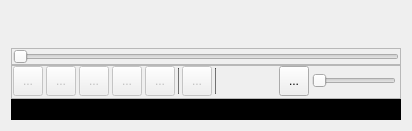
  <widget class="QWidget" name="centralwidget">
   <layout class="QVBoxLayout" name="verticalLayout">
    <property name="spacing">
     <number>0</number>
    </property>
    <item>
     <layout class="QHBoxLayout" name="horizontalLayout">
      <item>
       <spacer name="verticalSpacer">
        <property name="orientation">
         <enum>Qt::Vertical</enum>
        </property>
        <property name="sizeHint" stdset="0">
         <size>
          <width>0</width>
          <height>37</height>
         </size>
        </property>
       </spacer>
      </item>
     </layout>
    </item>
    <item>
     <widget class="QFrame" name="frame_3">
      <property name="frameShape">
       <enum>QFrame::StyledPanel</enum>
      </property>
      <property name="frameShadow">
       <enum>QFrame::Raised</enum>
      </property>
      <layout class="QHBoxLayout" name="horizontalLayout_2">
       <property name="spacing">
        <number>0</number>
       </property>
       <property name="leftMargin">
        <number>0</number>
       </property>
       <property name="topMargin">
        <number>0</number>
       </property>
       <property name="rightMargin">
        <number>0</number>
       </property>
       <property name="bottomMargin">
        <number>0</number>
       </property>
       <item>
        <layout class="QHBoxLayout" name="horizontalLayout_5">
         <property name="spacing">
          <number>0</number>
         </property>
         <property name="leftMargin">
          <number>1</number>
         </property>
         <property name="topMargin">
          <number>0</number>
         </property>
         <property name="rightMargin">
          <number>1</number>
         </property>
         <property name="bottomMargin">
          <number>0</number>
         </property>
         <item>
          <widget class="QSlider" name="horizontalSlider">
           <property name="enabled">
            <bool>false</bool>
           </property>
           <property name="cursor">
            <cursorShape>PointingHandCursor</cursorShape>
           </property>
           <property name="mouseTracking">
            <bool>false</bool>
           </property>
           <property name="styleSheet">
            <string notr="true"/>
           </property>
           <property name="pageStep">
            <number>1</number>
           </property>
           <property name="orientation">
            <enum>Qt::Horizontal</enum>
           </property>
          </widget>
         </item>
        </layout>
       </item>
      </layout>
     </widget>
    </item>
    <item>
     <widget class="QFrame" name="frame">
      <property name="frameShape">
       <enum>QFrame::StyledPanel</enum>
      </property>
      <property name="frameShadow">
       <enum>QFrame::Raised</enum>
      </property>
      <layout class="QVBoxLayout" name="verticalLayout_3">
       <property name="spacing">
        <number>3</number>
       </property>
       <property name="leftMargin">
        <number>0</number>
       </property>
       <property name="topMargin">
        <number>0</number>
       </property>
       <property name="rightMargin">
        <number>0</number>
       </property>
       <property name="bottomMargin">
        <number>0</number>
       </property>
       <item>
        <layout class="QHBoxLayout" name="horizontalLayout_3">
         <property name="leftMargin">
          <number>1</number>
         </property>
         <property name="topMargin">
          <number>0</number>
         </property>
         <property name="rightMargin">
          <number>4</number>
         </property>
         <property name="bottomMargin">
          <number>2</number>
         </property>
         <item>
          <widget class="QToolButton" name="toolButton_5">
           <property name="enabled">
            <bool>false</bool>
           </property>
           <property name="minimumSize">
            <size>
             <width>30</width>
             <height>25</height>
            </size>
           </property>
           <property name="maximumSize">
            <size>
             <width>30</width>
             <height>30</height>
            </size>
           </property>
           <property name="cursor">
            <cursorShape>PointingHandCursor</cursorShape>
           </property>
           <property name="toolTip">
            <string>Replay</string>
           </property>
           <property name="text">
            <string>...</string>
           </property>
           <property name="icon">
            <iconset>
             <normaloff>../../../../resources/icons/dark_icons/replay_10_white_24dp.svg</normaloff>
             <disabledoff>../../../../resources/icons/disabled_icons/replay_10_white_24dp.svg</disabledoff>../../../../resources/icons/dark_icons/replay_10_white_24dp.svg</iconset>
           </property>
           <property name="iconSize">
            <size>
             <width>32</width>
             <height>32</height>
            </size>
           </property>
          </widget>
         </item>
         <item>
          <widget class="QToolButton" name="toolButton">
           <property name="enabled">
            <bool>false</bool>
           </property>
           <property name="minimumSize">
            <size>
             <width>30</width>
             <height>30</height>
            </size>
           </property>
           <property name="maximumSize">
            <size>
             <width>30</width>
             <height>30</height>
            </size>
           </property>
           <property name="cursor">
            <cursorShape>PointingHandCursor</cursorShape>
           </property>
           <property name="toolTip">
            <string>Previous</string>
           </property>
           <property name="text">
            <string>...</string>
           </property>
           <property name="icon">
            <iconset>
             <normaloff>../../../../resources/icons/dark_icons/skip_previous_white_24dp.svg</normaloff>
             <disabledoff>../../../../resources/icons/disabled_icons/skip_previous_white_24dp.svg</disabledoff>../../../../resources/icons/dark_icons/skip_previous_white_24dp.svg</iconset>
           </property>
           <property name="iconSize">
            <size>
             <width>32</width>
             <height>32</height>
            </size>
           </property>
          </widget>
         </item>
         <item>
          <widget class="QToolButton" name="toolButton_2">
           <property name="enabled">
            <bool>false</bool>
           </property>
           <property name="minimumSize">
            <size>
             <width>30</width>
             <height>30</height>
            </size>
           </property>
           <property name="maximumSize">
            <size>
             <width>30</width>
             <height>30</height>
            </size>
           </property>
           <property name="cursor">
            <cursorShape>PointingHandCursor</cursorShape>
           </property>
           <property name="toolTip">
            <string>Play/Pause</string>
           </property>
           <property name="text">
            <string>...</string>
           </property>
           <property name="icon">
            <iconset>
             <normaloff>../../../../resources/icons/dark_icons/pause_white_24dp.svg</normaloff>
             <normalon>../../../../resources/icons/dark_icons/play_arrow_white_24dp.svg</normalon>
             <disabledoff>../../../../resources/icons/disabled_icons/pause_white_24dp.svg</disabledoff>
             <disabledon>../../../../resources/icons/disabled_icons/play_arrow_white_24dp.svg</disabledon>../../../../resources/icons/dark_icons/pause_white_24dp.svg</iconset>
           </property>
           <property name="iconSize">
            <size>
             <width>32</width>
             <height>32</height>
            </size>
           </property>
           <property name="checkable">
            <bool>true</bool>
           </property>
           <property name="checked">
            <bool>false</bool>
           </property>
          </widget>
         </item>
         <item>
          <widget class="QToolButton" name="toolButton_3">
           <property name="enabled">
            <bool>false</bool>
           </property>
           <property name="minimumSize">
            <size>
             <width>30</width>
             <height>30</height>
            </size>
           </property>
           <property name="maximumSize">
            <size>
             <width>30</width>
             <height>30</height>
            </size>
           </property>
           <property name="cursor">
            <cursorShape>PointingHandCursor</cursorShape>
           </property>
           <property name="toolTip">
            <string>Next</string>
           </property>
           <property name="text">
            <string>...</string>
           </property>
           <property name="icon">
            <iconset>
             <normaloff>../../../../resources/icons/dark_icons/skip_next_white_24dp.svg</normaloff>
             <disabledoff>../../../../resources/icons/disabled_icons/skip_next_white_24dp.svg</disabledoff>../../../../resources/icons/dark_icons/skip_next_white_24dp.svg</iconset>
           </property>
           <property name="iconSize">
            <size>
             <width>32</width>
             <height>32</height>
            </size>
           </property>
          </widget>
         </item>
         <item>
          <widget class="QToolButton" name="toolButton_6">
           <property name="enabled">
            <bool>false</bool>
           </property>
           <property name="minimumSize">
            <size>
             <width>30</width>
             <height>30</height>
            </size>
           </property>
           <property name="maximumSize">
            <size>
             <width>30</width>
             <height>30</height>
            </size>
           </property>
           <property name="cursor">
            <cursorShape>PointingHandCursor</cursorShape>
           </property>
           <property name="toolTip">
            <string>Forward</string>
           </property>
           <property name="text">
            <string>...</string>
           </property>
           <property name="icon">
            <iconset>
             <normaloff>../../../../resources/icons/dark_icons/forward_10_white_24dp.svg</normaloff>
             <disabledoff>../../../../resources/icons/disabled_icons/forward_10_white_24dp.svg</disabledoff>../../../../resources/icons/dark_icons/forward_10_white_24dp.svg</iconset>
           </property>
           <property name="iconSize">
            <size>
             <width>32</width>
             <height>32</height>
            </size>
           </property>
          </widget>
         </item>
         <item>
          <widget class="Line" name="line_2">
           <property name="sizePolicy">
            <sizepolicy hsizetype="Fixed" vsizetype="Fixed">
             <horstretch>0</horstretch>
             <verstretch>0</verstretch>
            </sizepolicy>
           </property>
           <property name="minimumSize">
            <size>
             <width>1</width>
             <height>26</height>
            </size>
           </property>
           <property name="maximumSize">
            <size>
             <width>1</width>
             <height>26</height>
            </size>
           </property>
           <property name="styleSheet">
            <string notr="true">background-color: rgb(99,99,99); padding-left: 3px; padding-right: 3px;</string>
           </property>
           <property name="orientation">
            <enum>Qt::Vertical</enum>
           </property>
          </widget>
         </item>
         <item>
          <widget class="QToolButton" name="toolButton_9">
           <property name="enabled">
            <bool>false</bool>
           </property>
           <property name="sizePolicy">
            <sizepolicy hsizetype="Fixed" vsizetype="Fixed">
             <horstretch>0</horstretch>
             <verstretch>1</verstretch>
            </sizepolicy>
           </property>
           <property name="minimumSize">
            <size>
             <width>30</width>
             <height>30</height>
            </size>
           </property>
           <property name="maximumSize">
            <size>
             <width>30</width>
             <height>30</height>
            </size>
           </property>
           <property name="cursor">
            <cursorShape>PointingHandCursor</cursorShape>
           </property>
           <property name="toolTip">
            <string>Stop</string>
           </property>
           <property name="text">
            <string>...</string>
           </property>
           <property name="icon">
            <iconset>
             <normaloff>../../../../resources/icons/dark_icons/stop_white_24dp.svg</normaloff>
             <disabledoff>../../../../resources/icons/disabled_icons/stop_white_24dp.svg</disabledoff>../../../../resources/icons/dark_icons/stop_white_24dp.svg</iconset>
           </property>
           <property name="iconSize">
            <size>
             <width>32</width>
             <height>32</height>
            </size>
           </property>
           <property name="checkable">
            <bool>false</bool>
           </property>
          </widget>
         </item>
         <item>
          <widget class="Line" name="line">
           <property name="minimumSize">
            <size>
             <width>1</width>
             <height>26</height>
            </size>
           </property>
           <property name="maximumSize">
            <size>
             <width>1</width>
             <height>26</height>
            </size>
           </property>
           <property name="styleSheet">
            <string notr="true">background-color: rgb(99,99,99); padding-left: 3px; padding-right: 3px;</string>
           </property>
           <property name="orientation">
            <enum>Qt::Vertical</enum>
           </property>
          </widget>
         </item>
         <item>
          <spacer name="horizontalSpacer">
           <property name="orientation">
            <enum>Qt::Horizontal</enum>
           </property>
           <property name="sizeType">
            <enum>QSizePolicy::MinimumExpanding</enum>
           </property>
           <property name="sizeHint" stdset="0">
            <size>
             <width>30</width>
             <height>20</height>
            </size>
           </property>
          </spacer>
         </item>
         <item>
          <widget class="QToolButton" name="toolButton_4">
           <property name="minimumSize">
            <size>
             <width>30</width>
             <height>30</height>
            </size>
           </property>
           <property name="maximumSize">
            <size>
             <width>30</width>
             <height>30</height>
            </size>
           </property>
           <property name="cursor">
            <cursorShape>PointingHandCursor</cursorShape>
           </property>
           <property name="toolTip">
            <string>Mute/Unmute</string>
           </property>
           <property name="text">
            <string>...</string>
           </property>
           <property name="icon">
            <iconset>
             <normaloff>../../../../resources/icons/dark_icons/volume_up_white_24dp.svg</normaloff>
             <normalon>../../../../resources/icons/dark_icons/volume_off_white_24dp.svg</normalon>../../../../resources/icons/dark_icons/volume_up_white_24dp.svg</iconset>
           </property>
           <property name="iconSize">
            <size>
             <width>24</width>
             <height>24</height>
            </size>
           </property>
           <property name="checkable">
            <bool>true</bool>
           </property>
          </widget>
         </item>
         <item>
          <widget class="QSlider" name="horizontalSlider_2">
           <property name="sizePolicy">
            <sizepolicy hsizetype="Fixed" vsizetype="Fixed">
             <horstretch>0</horstretch>
             <verstretch>0</verstretch>
            </sizepolicy>
           </property>
           <property name="maximumSize">
            <size>
             <width>16777215</width>
             <height>16777215</height>
            </size>
           </property>
           <property name="cursor">
            <cursorShape>PointingHandCursor</cursorShape>
           </property>
           <property name="toolTip">
            <string>Volume</string>
           </property>
           <property name="styleSheet">
            <string notr="true"/>
           </property>
           <property name="maximum">
            <number>100</number>
           </property>
           <property name="orientation">
            <enum>Qt::Horizontal</enum>
           </property>
          </widget>
         </item>
        </layout>
       </item>
      </layout>
     </widget>
    </item>
    <item>
     <widget class="QFrame" name="frame_2">
      <property name="styleSheet">
       <string notr="true">background-color: rgb(0,0,0);
color: white;</string>
      </property>
      <property name="frameShape">
       <enum>QFrame::StyledPanel</enum>
      </property>
      <property name="frameShadow">
       <enum>QFrame::Raised</enum>
      </property>
      <layout class="QHBoxLayout" name="horizontalLayout_4">
       <property name="spacing">
        <number>0</number>
       </property>
       <property name="leftMargin">
        <number>3</number>
       </property>
       <property name="topMargin">
        <number>2</number>
       </property>
       <property name="rightMargin">
        <number>3</number>
       </property>
       <property name="bottomMargin">
        <number>3</number>
       </property>
       <item>
        <widget class="QLabel" name="label">
         <property name="text">
          <string/>
         </property>
        </widget>
       </item>
       <item>
        <spacer name="horizontalSpacer_2">
         <property name="orientation">
          <enum>Qt::Horizontal</enum>
         </property>
         <property name="sizeHint" stdset="0">
          <size>
           <width>354</width>
           <height>7</height>
          </size>
         </property>
        </spacer>
       </item>
       <item>
        <widget class="QLabel" name="label_2">
         <property name="text">
          <string/>
         </property>
        </widget>
       </item>
       <item>
        <widget class="QLabel" name="label_3">
         <property name="text">
          <string/>
         </property>
        </widget>
       </item>
       <item>
        <widget class="QLabel" name="label_4">
         <property name="text">
          <string/>
         </property>
        </widget>
       </item>
      </layout>
     </widget>
    </item>
   </layout>
  </widget>
